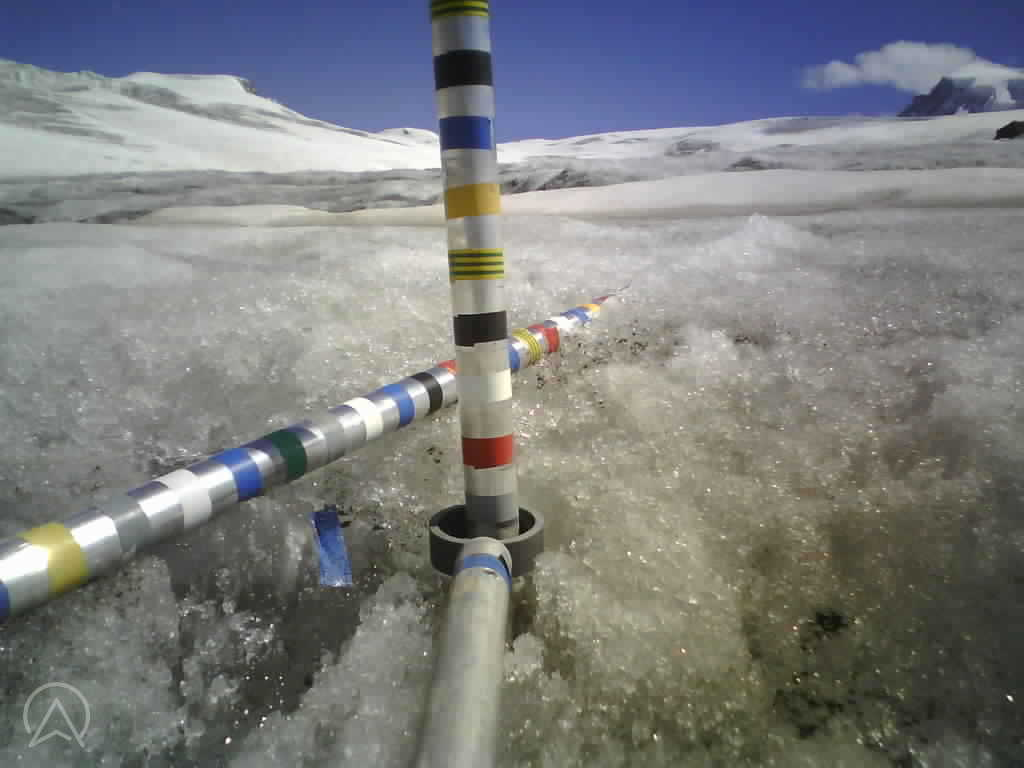
#> input picture H_F_2020-07-27_15_44.jpg, 1024 x 768 px, found by its file name
$ python optical_flow.py
#> lines starting #> are read from the running program, lines starting #| are printed output that depends on the picture; after the words box and inside, x2 and y2 are one past the last pixel; in counts of white or black regions, pixels touching at a corner belong together; long printed decimals are rounded
import numpy as np
import cv2
import imutils

# import images
imgname1 = "C:\\Users\\User\\Desktop\\Eth\\MasterIII\\Project\\Holfuy_Findel\\H_F_2020-07-27_15_44.jpg"
imgname2 = "C:\\Users\\User\\Desktop\\Eth\\MasterIII\\Project\\Holfuy_Findel\\H_F_2020-07-27_16_04.jpg"
img1 = cv2.imread(imgname1)
#> img1 is the input picture: shape (768, 1024, 3); mean B, G, R 126.3, 126, 124.2
img2 = cv2.imread(imgname2)
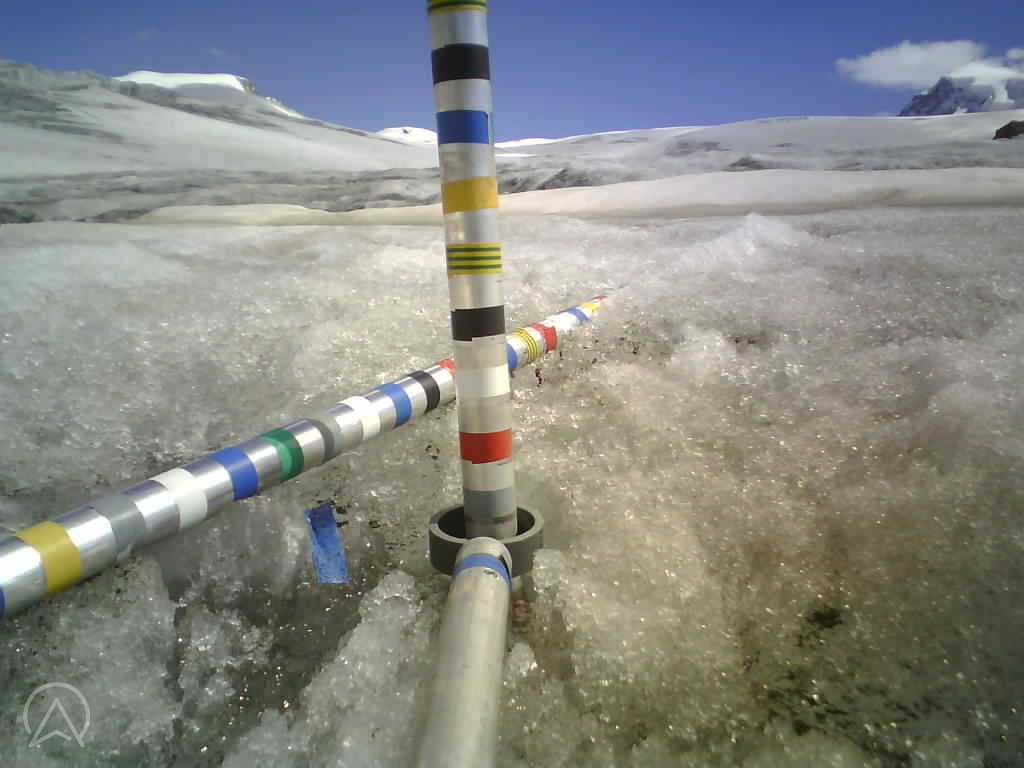
#> input picture H_F_2020-07-27_16_04.jpg, 1024 x 768 px, found by its file name
#> img2 is the input picture: shape (768, 1024, 3); mean B, G, R 132.9, 137.1, 135

# Apply a gaussian filter to smooth the image
blurred_img1 = cv2.GaussianBlur(img1,(5,5),0)
blurred_img2 = cv2.GaussianBlur(img2,(15,15),0)

# convert to hsv format
hsv1 = cv2.cvtColor(blurred_img1, cv2.COLOR_BGR2HSV)
#> hsv1: shape (768, 1024, 3); mean H, S, V 50.4, 39.4, 135.5
hsv2 = cv2.cvtColor(blurred_img2, cv2.COLOR_BGR2HSV)
#> hsv2: shape (768, 1024, 3); mean H, S, V 50.3, 46.7, 147.5

# make a mask of yellow color
low_yellow = np.array([20., 80.,0.])
upper_yellow = np.array([50.,255.,255.])
mask1 = cv2.inRange(hsv1, low_yellow, upper_yellow)
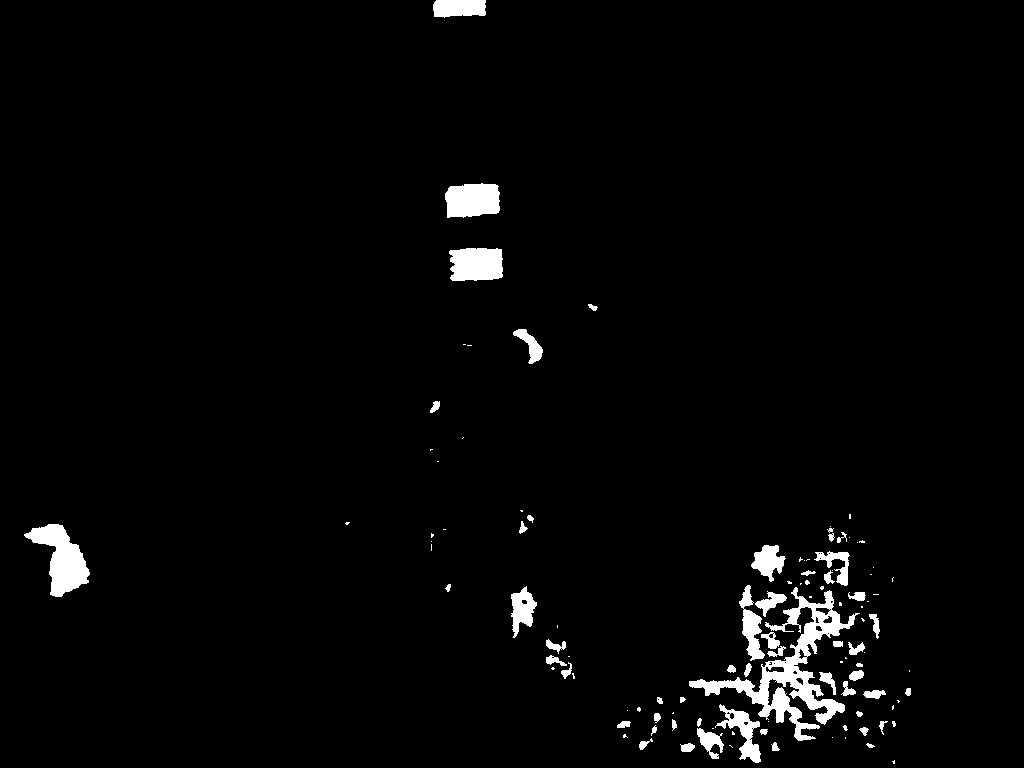
#> mask1: shape (768, 1024); 2.6% white; 111 white regions (57 under 20 px), largest, box (x1, y1, x2, y2) and area: (689, 587, 860, 741) 5594, (24, 524, 90, 597) 2293, (445, 183, 500, 218) 1633
mask2 = cv2.inRange(hsv2, low_yellow, upper_yellow)
#> mask2: shape (768, 1024); 7% white; 62 white regions (41 under 20 px)

# make some morphological transformation to obtain a better mask
#still to do

# find and create contour of the found object
contours1 = cv2.findContours(mask1,cv2.RETR_TREE,cv2.CHAIN_APPROX_SIMPLE)
#> contours1 = 147 contours, 87 with area under 20; largest, box (x1, y1, x2, y2) and area: (689, 587, 860, 741) 5235, (24, 524, 90, 597) 2178, (445, 183, 500, 218) 1554, (449, 248, 503, 281) 1516, (715, 704, 761, 763) 876
contours1 = imutils.grab_contours(contours1)
contours2 = cv2.findContours(mask2,cv2.RETR_TREE,cv2.CHAIN_APPROX_SIMPLE)
#> contours2 = 175 contours, 126 with area under 20; largest, box (x1, y1, x2, y2) and area: (508, 518, 947, 768) 48468, (18, 522, 84, 598) 2521, (442, 177, 498, 214) 1683, (449, 242, 501, 277) 1582, (431, 0, 482, 13) 447
contours2 = imutils.grab_contours(contours2)

#variable initiation which are used in the optical flow algorithm
global point, pont_selected, old_points
pont_selected = False
point = ()
old_points = []

for c1 in contours1:
    area1 = cv2.contourArea(c1)

    if area1 > 1000 and area1 < 2500:
        cv2.drawContours(img1,[c1],-1, (0,255,0),2)
        M1 = cv2.moments(c1)
        cx1 = int(M1["m10"]/M1["m00"])
        cy1 = int(M1["m01"]/M1["m00"])
        cv2.circle(img1,(cx1,cy1),3,(255,255,255),-1)
        pont_selected = True
        old_points.append([[cx1,cy1]])
#> this loop made 147 passes
#> (area1, cx1, cy1) on passes 131, 145, 146: (2178.5, 61, 558), (1516.5, 476, 263), (1553.5, 472, 199)
#> area1 on passes 4, 5, 6, 11, 13, 15: 81.5, 36.5, 50.5, 27, 344.5, 38
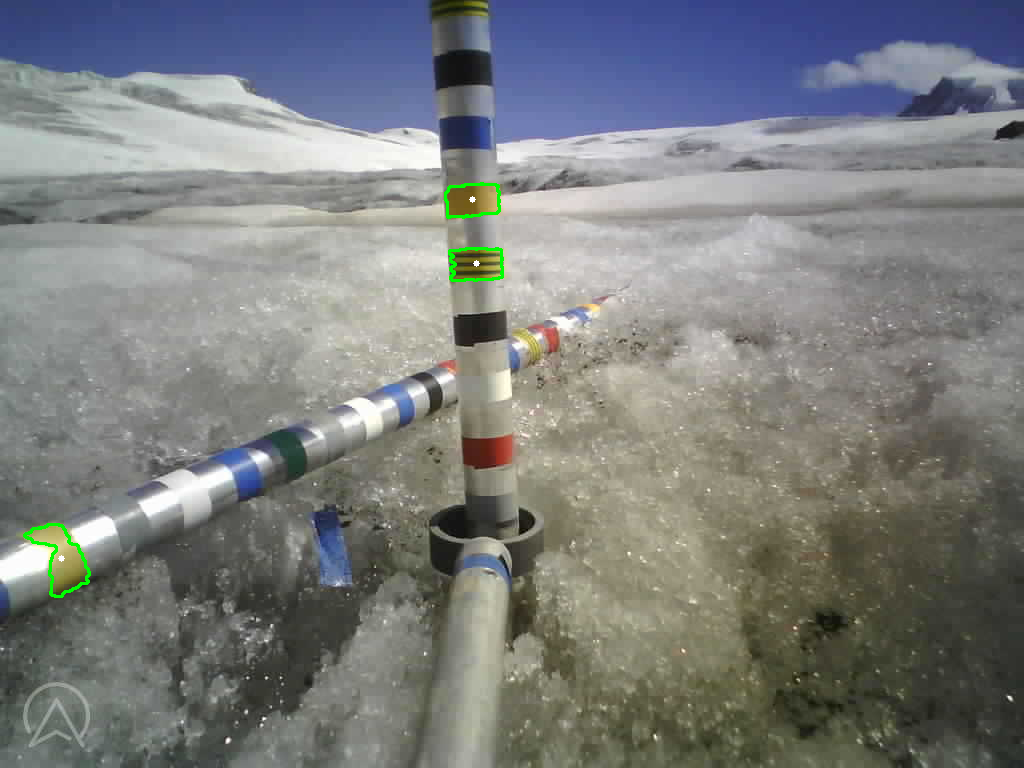
#> img1: shape (768, 1024, 3); 0.25% of pixels changed, all inside (x1, y1, x2, y2) = (23, 182, 504, 598)
#> after the loop, old_points = [[[61, 558]], [[476, 263]], [[472, 199]]]

old_points = np.array(old_points, dtype=np.float32)
#> old_points = [[61, 558], [476, 263], [472, 199]]

for c2 in contours2:
    area2 = cv2.contourArea(c2)

    if area2 > 1000 and area2 < 1700:
      cv2.drawContours(img2,[c2],-1, (0,255,0),2)
      M2 = cv2.moments(c2)
      cx2 = int(M2["m10"]/M2["m00"])
      cy2 = int(M2["m01"]/M2["m00"])
      cv2.circle(img2,(cx2,cy2),3,(255,255,255),-1)
#> this loop made 175 passes
#> (area2, cx2, cy2) on passes 173 to 174: (1582, 473, 258), (1683, 469, 194)
#> area2 on passes 4, 23, 26, 27, 30, 31: 99, 237.5, 33, 36, 42.5, 25
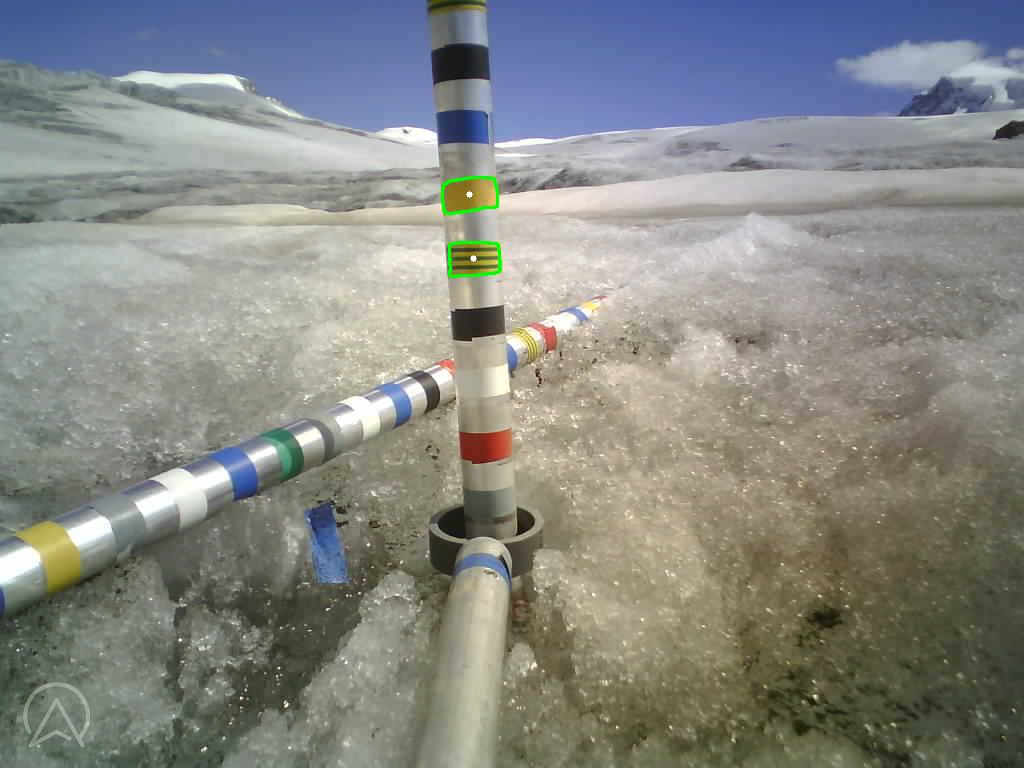
#> img2: shape (768, 1024, 3); 0.14% of pixels changed, all inside (x1, y1, x2, y2) = (441, 176, 502, 278)

# Optical Flow
old_gray = cv2.cvtColor(img1, cv2.COLOR_BGR2GRAY)
new_gray = cv2.cvtColor(img2, cv2.COLOR_BGR2GRAY)
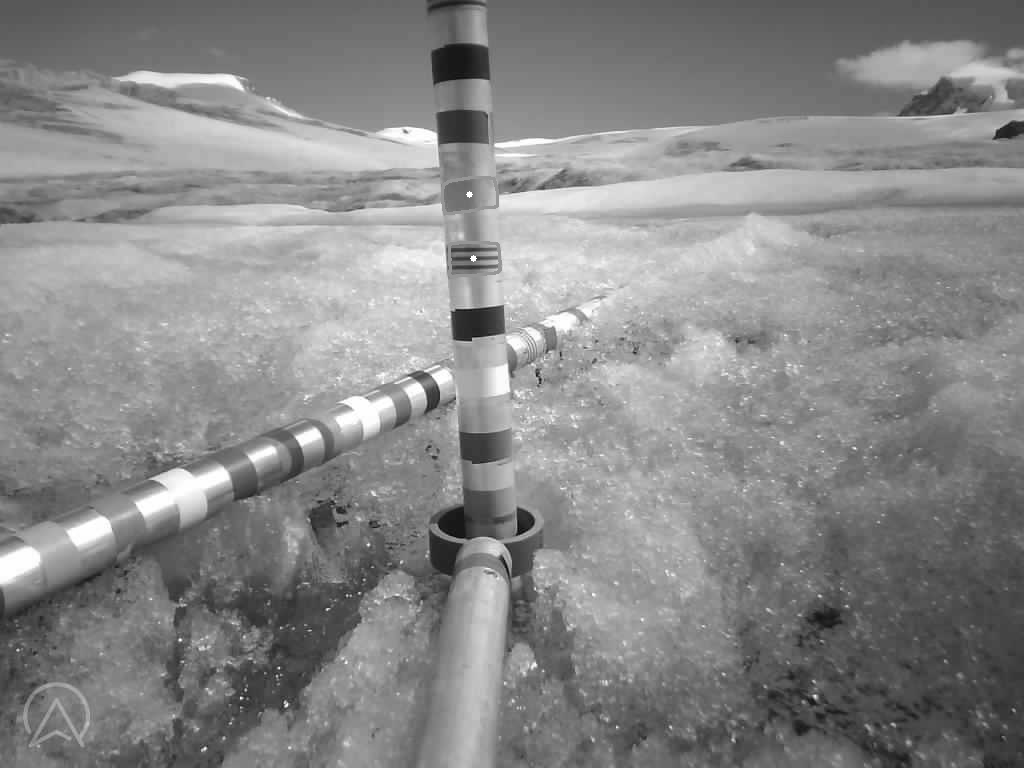
#> new_gray: shape (768, 1024); min 4, max 255, mean 136

# Lucas Kanade params
lk_params = dict(winSize = (10,10),
                 maxLevel = 2,
                 criteria = (cv2.TERM_CRITERIA_EPS | cv2.TERM_CRITERIA_COUNT, 10, 0.03))
#> lk_params = {'winSize': (10, 10), 'maxLevel': 2, 'criteria': (3, 10, 0.03)}

if pont_selected is True:
    new_point, status, error = cv2.calcOpticalFlowPyrLK(old_gray, new_gray, old_points, None, **lk_params) # why use the gray??
#> new_point = [[48.48, 551.9], [473, 258], [469, 194]]; status = [1, 1, 1]; error = [25.21, 13.37, 14.51]

# Select good points
good_new = new_point[status==1]
#> good_new = [[48.48, 551.9], [473, 258], [469, 194]]
good_old = old_points[status==1]
#> good_old = [[61, 558], [476, 263], [472, 199]]

#define arrays containing x and y values of points
x_new = np.zeros(np.size(good_new,0))
#> x_new = [0, 0, 0]
y_new = np.zeros(np.size(good_new,0))
#> y_new = [0, 0, 0]
x_old = np.zeros(np.size(good_new,0))
#> x_old = [0, 0, 0]
y_old = np.zeros(np.size(good_new,0))
#> y_old = [0, 0, 0]

for i, (new, old) in enumerate(zip(good_new, good_old)):
    a, b = new.ravel()
    c, d = old.ravel()
    x_new[i] = a
    y_new[i] = b
    x_old[i] = c
    y_old[i] = d
    cv2.circle(img2, (a, b), 3, (0, 255, 0), -1)  # ATTENTION: changing the circle size changes the displacement!!! why?
    cv2.circle(img2, (c, d), 3, (255, 0, 0), -1)
#> this loop made 3 passes
#> (a, b, c, d) on passes 1 to 3: (48.48, 551.9, 61, 558), (473, 258, 476, 263), (469, 194, 472, 199)
#> img2: shape (768, 1024, 3); 0.02% of pixels changed, all inside (x1, y1, x2, y2) = (45, 190, 480, 562)
#> after the loop, x_new = [48.48, 473, 469]; x_old = [61, 476, 472]; y_new = [551.9, 258, 194]; y_old = [558, 263, 199]


# Displacement with optical flow
dy_lc = np.mean(y_new-y_old)
#> dy_lc = -5.36

# Results
print("Displacement Optical flow Lucas Kanade = ", dy_lc, "px")
#| Displacement Optical flow Lucas Kanade =  -5.363 px

cv2.imshow('res1',img1)
cv2.imshow('res2',img2)
cv2.imshow('mask',mask1)


cv2.waitKey(0)
cv2.destroyAllWindows()
